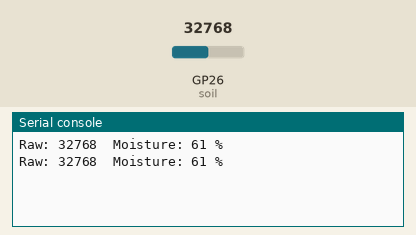
This program was run on a simulated Raspberry Pi Pico running MicroPython. On the bench: the last lines printed to the serial console. Inputs (shaded band) come from the test bench; at power-on: GP26 (soil) = 32768 (analog values on the 0–65535 scale).

Above: at 1.2 s.
1.3 s: GP26 (soil) set to 45874
At 2.6 s:
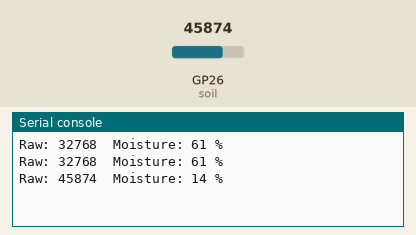
2.8 s: GP26 (soil) set to 57670
At 3.8 s:
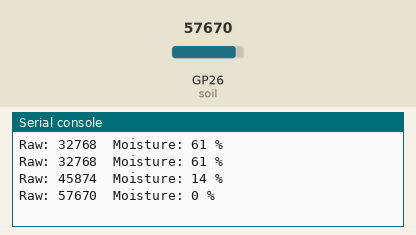
Timing chart, 0 to 5.8 s (numbered marks = the images above; inputs shaded):
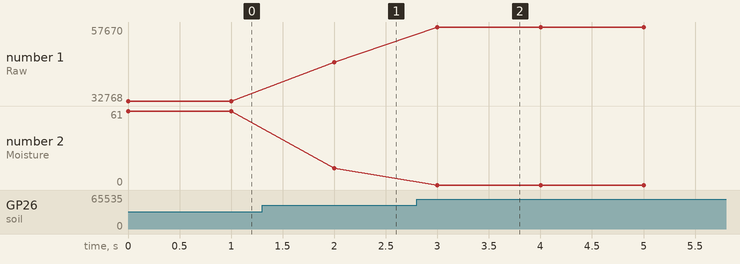

The program:

example.py
```python
# Reads the sensor on a Pico ADC pin with read_u16(), clamps and scales the calibrated 16-bit reading to a 0–100% moisture value, and prints the raw and percent readings once per second.
#
# Buy this module: https://shillehtek.com/products/capacitive-soil-moisture-sensor-v1-2
# Full manual: https://shillehtek.com/blogs/shillehtek-product-manuals/capacitive-soil-moisture-sensor-v1-2-manual
# More examples: https://github.com/shillehbean/shillehtek-examples
#

# Capacitive Soil Moisture Sensor V1.2 - Pico (MicroPython)
# AOUT -> GP26 (ADC0), VCC -> 3V3, GND -> GND

from machine import ADC, Pin
import time

soil = ADC(Pin(26))

# 16-bit value on Pico (read_u16). Calibrate:
DRY_VALUE = 50000
WET_VALUE = 22000

while True:
    raw = soil.read_u16()
    clamped = max(WET_VALUE, min(DRY_VALUE, raw))
    percent = int((DRY_VALUE - clamped) * 100 / (DRY_VALUE - WET_VALUE))
    print("Raw:", raw, " Moisture:", percent, "%")
    time.sleep(1)
```

Measured:
- after the input at 1.3 s, the serial console: prints a new line after 0.70 s (image 1)
- after the input at 2.8 s, the serial console: prints a new line after 0.20 s (image 2)
- plotted number 1: 32768 → 45874 after the input at 1.3 s, 45874 → 57670 after the input at 2.8 s
- plotted number 2: 61 → 14 after the input at 1.3 s, 14 → 0 after the input at 2.8 s
